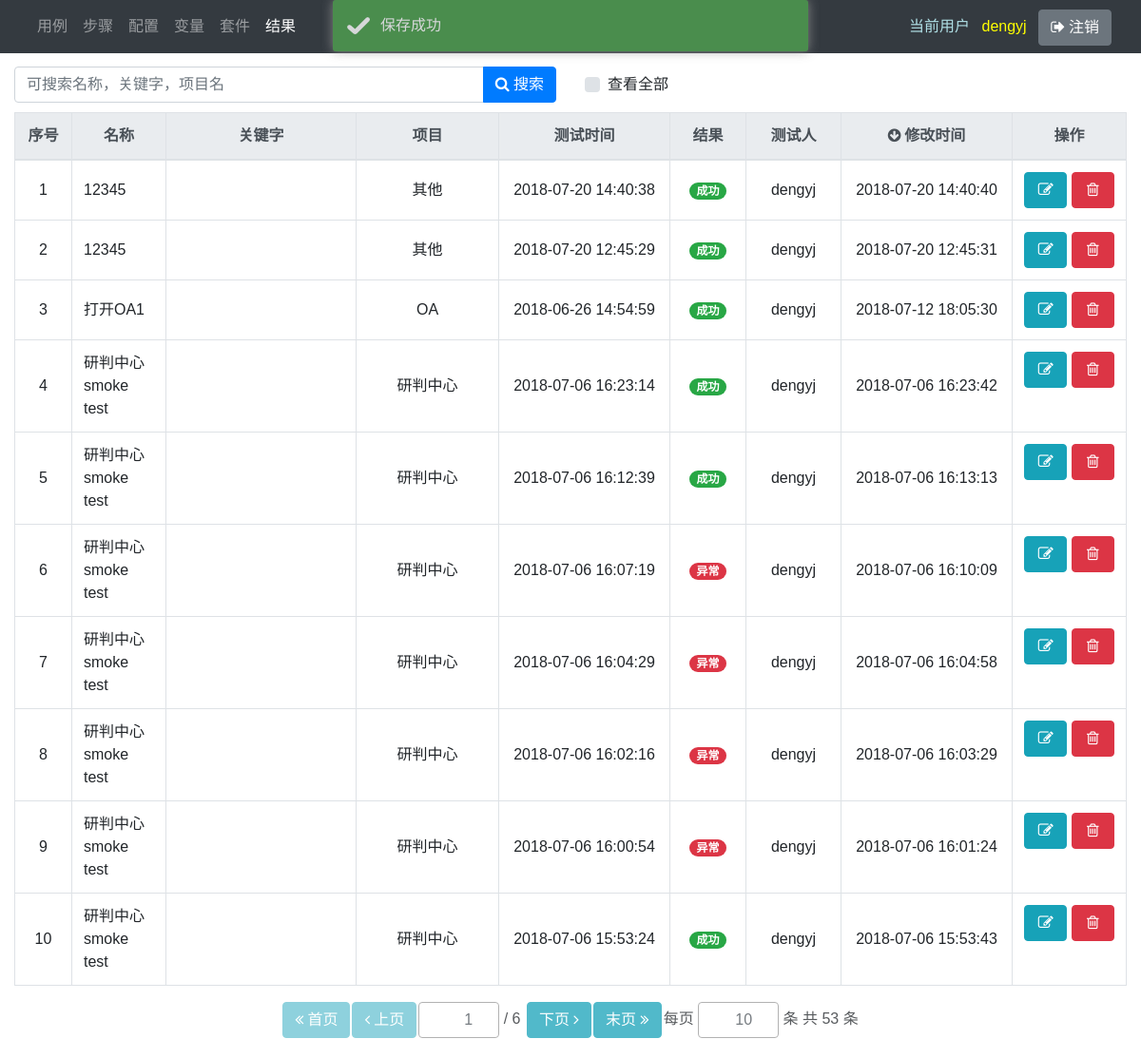
The page /home/ (signed in) on the database its author committed.
### main/models.py (models this page shows, shortened)
class SuiteResult(models.Model):
    code = models.UUIDField(auto_created=True, default=uuid.uuid1, editable=False)
    name = models.CharField(max_length=100)
    description = models.TextField(blank=True)
    keyword = models.CharField(blank=True, max_length=100)
    is_active = models.BooleanField(default=True)
    base_timeout = models.FloatField(default=10)
    ui_get_ss = models.BooleanField(default=True)
    thread_count = models.IntegerField(default=1)
    config = models.TextField(blank=True, null=True)
    variable_group = models.TextField(blank=True, null=True)
    project = models.ForeignKey('main.Project', on_delete=models.SET_NULL, blank=True, null=True)
    suite = models.ForeignKey('main.Suite', on_delete=models.SET_NULL, null=True, blank=True)
    creator = models.ForeignKey(
        User, verbose_name='创建人', related_name='suite_result_creator', on_delete=models.SET_NULL, blank=True,
        null=True)
    created_date = models.DateTimeField('创建时间', auto_now_add=True, null=True)
    modifier = models.ForeignKey(
        User, verbose_name='修改人', related_name='suite_result_modifier', on_delete=models.SET_NULL, blank=True,
        null=True)
    modified_date = models.DateTimeField('修改时间', auto_now=True, null=True)
    start_date = models.DateTimeField(verbose_name='开始时间', blank=True, null=True)
    end_date = models.DateTimeField(verbose_name='结束时间', blank=True, null=True)
    execute_count = models.IntegerField(blank=True, null=True)
    pass_count = models.IntegerField(blank=True, null=True)
    fail_count = models.IntegerField(blank=True, null=True)
    error_count = models.IntegerField(blank=True, null=True)
    result_status_list = (
        (1, '成功'),
        (2, '失败'),
        (3, '异常'),
    )
    result_status = models.IntegerField(blank=True, null=True)

### main/views/result.py (the view)
# urls.py: path('home/', result.list_, name='home'),
@login_required
def list_(request):
    page = request.GET.get('page')
    size = request.GET.get('size', request.COOKIES.get('size'))
    search_text = str(request.GET.get('search_text', ''))
    order_by = request.GET.get('order_by', 'modified_date')
    order_by_reverse = request.GET.get('order_by_reverse', 'True')
    all_ = request.GET.get('all_', 'False')
    page = change_to_positive_integer(page, 1)
    size = change_to_positive_integer(size, 10)
    if order_by_reverse == 'True':
        order_by_reverse = True
    else:
        order_by_reverse = False
    if all_ == 'False':
        all_ = False
    else:
        all_ = True
    if request.session.get('status', None) == 'success':
        prompt = 'success'
    request.session['status'] = None
    q = get_query_condition(search_text)
    if all_:
        q &= Q(is_active=True)
    else:
        q &= Q(is_active=True) & Q(creator=request.user)
    objects = SuiteResult.objects.filter(q).values(
        'pk', 'name', 'keyword', 'project__name',  'start_date', 'result_status', 'creator', 'creator__username',
        'modified_date')
    result_status_list = SuiteResult.result_status_list
    d = {l[0]: l[1] for l in result_status_list}
    for o in objects:
        o['result_status_str'] = d.get(o['result_status'], 'N/A')
    if objects:
        if order_by not in objects[0]:
            order_by = 'modified_date'
        objects = sorted(objects, key=lambda x: x[order_by], reverse=order_by_reverse)
    paginator = Paginator(objects, size)
    try:
        objects = paginator.page(page)
    except PageNotAnInteger:
        objects = paginator.page(1)
        page = 1
    except EmptyPage:
        objects = paginator.page(paginator.num_pages)
        page = paginator.num_pages
    order_by_form = OrderByForm(initial={'order_by': order_by, 'order_by_reverse': order_by_reverse})
    paginator_form = PaginatorForm(initial={'page': page, 'size': size}, page_max_value=paginator.num_pages)
    cookies = [Cookie('size', size, path=request.path)]
    respond = render(request, 'main/result/list.html', locals())
    for cookie in cookies:
        respond.set_cookie(cookie.key, cookie.value, cookie.max_age, cookie.expires, cookie.path)
    return respond

### main/forms.py
class OrderByForm(forms.Form):
    order_by = forms.CharField(max_length=100, required=False, widget=forms.HiddenInput)
    order_by_reverse = forms.BooleanField(required=False, widget=forms.HiddenInput)

class PaginatorForm(forms.Form):
    size = forms.IntegerField(min_value=1, max_value=10000, required=False)
    def __init__(self, page_max_value, *args, **kwargs):
        super(PaginatorForm, self).__init__(*args, **kwargs)
        self.fields['page'] = forms.IntegerField(min_value=1, max_value=page_max_value, required=False)

### main/views/general.py (called while the page is built)
def get_query_condition(search_text):
    search_text = search_text.replace('\\ ', '#{$blank}#')
    search_text_or_list = search_text.split(' ')
    q = Q()
    for search_text_or in search_text_or_list:
        search_text_or = search_text_or.replace('#{$blank}#', ' ')
        search_text_and_list = search_text_or.split('#&&#')
        q1 = Q()
        q2 = Q()
        q3 = Q()
        for search_text_and in search_text_and_list:
            if search_text_and == '':
                continue
            q1 &= Q(name__icontains=search_text_and)
            q2 &= Q(keyword__icontains=search_text_and)
            q3 &= Q(project__name__icontains=search_text_and)
        q |= q1 | q2 | q3
    return q

def change_to_positive_integer(value, default=1):
    if str(value).isdigit() and int(value) > 0:
        value = int(value)
    else:
        value = default
    return value

### main/templates/main/result/list.html (shortened to what this page needs)
{% extends 'main/list_base.html' %}
{% block tools_bar %}
    {% include 'main/include/tools_bar.html' %}
{% endblock %}
{% block result_table %}
    <div class="table-responsive" id='result_div'>
        <table class="table table-bordered table-hover" id='result_table'>
            <colgroup>
                <col style='width: 60px;'>
                <col>
                <col style='width: 200px;'>
                <col style='width: 150px;'>
                <col style='width: 180px;'>
                <col style='width: 80px;'>
                <col style='width: 100px;'>
                <col style='width: 180px;'>
                <col style='width: 120px;'>
            </colgroup>
            <thead class="thead-light middle">
                <tr>
                    <th>序号</th>
                    <th order_by_text="name">名称</th>
                    <th order_by_text="keyword">关键字</th>
                    <th order_by_text="project__name">项目</th>
                    <th order_by_text="start_date">测试时间</th>
                    <th order_by_text="result_status_str">结果</th>
                    <th order_by_text="creator__username">测试人</th>
                    <th order_by_text="modified_date">修改时间</th>
                    <th>操作</th>
                </tr>
            </thead>
            <tbody>
                {% for obj in objects %}
                    <tr pk="{{ obj.pk }}" edit_url="{% url 'result' obj.pk %}" quick_update_url="{% url 'result_quick_update' obj.pk %}" del_url="{% url 'result_delete' obj.pk %}">
                        <td col_name='index' class="middle"></td>
                        <td {% if request.user.pk == obj.creator %}quick_update{% endif %} col_name='name' class="align-middle">{{ obj.name }}</td>
                        <td {% if request.user.pk == obj.creator %}quick_update{% endif %} col_name='keyword' class="align-middle">{{ obj.keyword }}</td>
                        <td col_name='project__name' class="middle">{{ obj.project__name }}</td>
                        <td col_name='start_date' class="middle">{{ obj.start_date }}</td>
                        {% if obj.result_status == 1 %}
                            <td class="middle"><span class="badge badge-pill badge-success">{{ obj.result_status_str }}</span></td>
                        {% elif obj.result_status == 2 %}
                            <td class="middle"><span class="badge badge-pill badge-warning">{{ obj.result_status_str }}</span></td>
                        {% else %}
                            <td class="middle"><span class="badge badge-pill badge-danger">{{ obj.result_status_str }}</span></td>
                        {% endif %}
                        <td col_name='creator__username' class="middle">{{ obj.creator__username }}</td>
                        <td col_name='modified_date' class="middle">{{ obj.modified_date }}</td>
                        <td>
                            <div class="middle">
                                {% if request.user.pk == obj.creator %}
                                    <button type="button" name="edit_button" class="btn btn-info list_button" data-toggle="tooltip" title="编辑"><i class="icon-edit"></i></button>
                                    <button type="button" name="delete_button" class="btn btn-danger list_button" data-toggle="tooltip" title="删除"><i class="icon-trash"></i></button>
                                {% else %}
                                    <button type="button" name="edit_button" class="btn btn-info list_button" data-toggle="tooltip" title="查看"><i class="icon-list"></i></button>
                                {% endif %}
                            </div>
                        </td>
                    </tr>
                {% empty %}
                    <tr>
                        <td colspan="9" class="text-center bg-secondary"><span class="text-white">无数据</span></td>
                    </tr>
                {% endfor %}
            </tbody>
        </table>
    </div>
{% endblock %}

### main/templates/main/include/navbar.html (shortened to what this page needs)
<nav class="navbar navbar-expand-lg navbar-dark bg-dark fixed-top" id="navbar">
   <div class="container-fluid">
       <div class="collapse navbar-collapse">
           <ul class="navbar-nav">
                <li class="nav-item" id="nav_case">
                    <a class="nav-link" href="{% url 'cases' %}">用例</a>
                </li>
                <li class="nav-item" id="nav_step">
                    <a class="nav-link" href="{% url 'steps' %}">步骤</a>
                </li>
                <li class="nav-item" id="nav_config">
                    <a class="nav-link" href="{% url 'configs' %}">配置</a>
                </li>
                <li class="nav-item" id="nav_variable">
                    <a class="nav-link" href="{% url 'variable_groups' %}">变量</a>
                </li>
                <li class="nav-item" id="nav_suite">
                    <a class="nav-link" href="{% url 'suites' %}">套件</a>
                </li>
                <li class="nav-item" id="nav_result">
                    <a class="nav-link" href="{% url 'results' %}">结果</a>
                </li>
            </ul>
       </div>
       <div class="justify-content-end">
            <div class="">
                <span class="navbar-text" style="color: powderblue;">当前用户</span>
                <span class="navbar-text" style="color: yellow; padding: 0 0.5em">{{ request.user }}</span>
                <button id="logout_btn" class="btn btn-secondary" type="button"><i class="icon-signout">&nbsp;</i>注销</button>
            </div>
       </div>
</nav>

### main/static/main/css/main.css (style rules this page uses)
body { font-family: Arial, Microsoft YaHei, SimHei; }
div.paginator input { border: 1px solid rgb(153, 153, 153); resize: vertical; text-align: right; }
.middle { text-align: center !important; vertical-align: middle!important; }

### main/templates/main/list_base.html (style rules this page uses)
.list_button { width: 45px; }

### rows shown on the page
SuiteResult: name "12345", project__name "其他", start_date "2018-07-20 14:40:38", result_status_str "成功", creator__username "dengyj", modified_date "2018-07-20 14:40:40"
SuiteResult: name "12345", project__name "其他", start_date "2018-07-20 12:45:29", result_status_str "成功", creator__username "dengyj", modified_date "2018-07-20 12:45:31"
SuiteResult: name "打开OA1", project__name "OA", start_date "2018-06-26 14:54:59", result_status_str "成功", creator__username "dengyj", modified_date "2018-07-12 18:05:30"
SuiteResult: name "研判中心 smoke test", project__name "研判中心", start_date "2018-07-06 16:23:14", result_status_str "成功", creator__username "dengyj", modified_date "2018-07-06 16:23:42"
SuiteResult: name "研判中心 smoke test", project__name "研判中心", start_date "2018-07-06 16:12:39", result_status_str "成功", creator__username "dengyj", modified_date "2018-07-06 16:13:13"
SuiteResult: name "研判中心 smoke test", project__name "研判中心", start_date "2018-07-06 16:07:19", result_status_str "异常", creator__username "dengyj", modified_date "2018-07-06 16:10:09"
SuiteResult: name "研判中心 smoke test", project__name "研判中心", start_date "2018-07-06 16:04:29", result_status_str "异常", creator__username "dengyj", modified_date "2018-07-06 16:04:58"
SuiteResult: name "研判中心 smoke test", project__name "研判中心", start_date "2018-07-06 16:02:16", result_status_str "异常", creator__username "dengyj", modified_date "2018-07-06 16:03:29"
SuiteResult: name "研判中心 smoke test", project__name "研判中心", start_date "2018-07-06 16:00:54", result_status_str "异常", creator__username "dengyj", modified_date "2018-07-06 16:01:24"
SuiteResult: name "研判中心 smoke test", project__name "研判中心", start_date "2018-07-06 15:53:24", result_status_str "成功", creator__username "dengyj", modified_date "2018-07-06 15:53:43"

### other values the page prints
{{ request.user }} "dengyj"
{{ paginator.num_pages|default:0 }} "6"
{{ paginator.count|default:0 }} "53"
